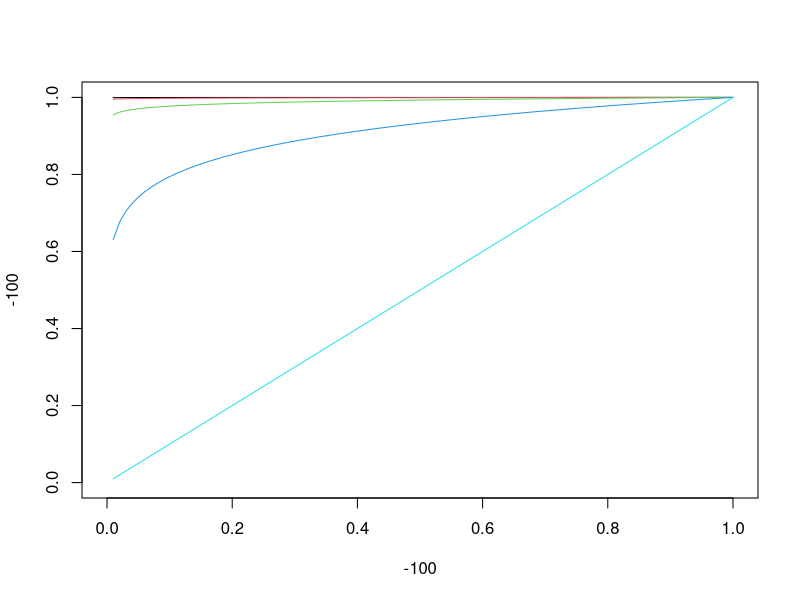

This figure's R source:
f <- function(x,alpha){
  x = x^alpha
  
}
y <- mat.or.vec(1,100)
x<- seq(0.01,1,0.01)
length(x)
plot(-100,-100,xlim=c(0,1),ylim=c(0,1))
valores=c(0.0001,0.001,0.01,0.1,1)
for(j in 1:length(valores)){
  alpha=valores[j]
  for(i in 1:100){
   y[i]=f(x[i],alpha)
  }
  lines(x,y,col=j)
}
    